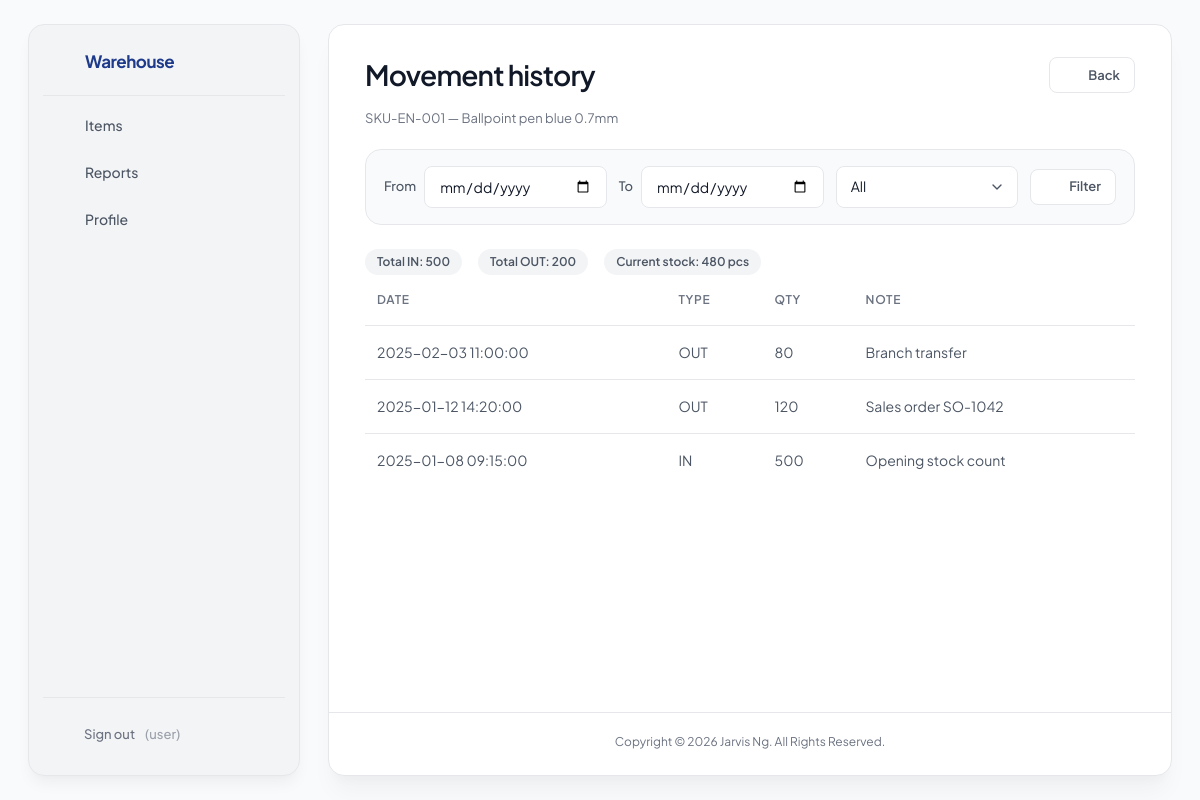
Screenshot of /public/index.php?page=movements&action=list&item_id=4 (signed in) with the database file from the repository.
### tables this page shows
CREATE TABLE `items` (
  `id` int NOT NULL AUTO_INCREMENT,
  `item_code` varchar(50) NOT NULL,
  `item_name` varchar(100) NOT NULL,
  `category` varchar(100) DEFAULT NULL,
  `location` varchar(100) DEFAULT NULL,
  `quantity` int NOT NULL DEFAULT '0',
  `unit` varchar(20) NOT NULL,
  `reorder_level` int NOT NULL DEFAULT '10',
  PRIMARY KEY (`id`),
  UNIQUE KEY `item_code` (`item_code`),
  KEY `idx_items_name` (`item_name`),
  KEY `idx_items_category` (`category`)
);

CREATE TABLE `stock_movements` (
  `id` int NOT NULL AUTO_INCREMENT,
  `item_id` int NOT NULL,
  `movement_type` enum('IN','OUT') NOT NULL,
  `quantity` int NOT NULL,
  `date` datetime NOT NULL DEFAULT CURRENT_TIMESTAMP,
  `reference_note` varchar(255) DEFAULT NULL,
  PRIMARY KEY (`id`),
  KEY `idx_mov_item` (`item_id`),
  KEY `idx_mov_type` (`movement_type`),
  KEY `idx_mov_date` (`date`),
  CONSTRAINT `fk_mov_item` FOREIGN KEY (`item_id`) REFERENCES `items` (`id`) ON DELETE CASCADE
);

### config.php (called while the page is built)
<?php
return [
    'db' => [
        'host' => 'localhost',
        'name' => 'warehouse_db',
        'user' => 'root',
        'pass' => '',
        'charset' => 'utf8mb4',
    ],
    'base_url' => '/warehouse/public',
];

### db/connection.php (called while the page is built, shortened)
<?php
require_once __DIR__ . '/../lib/utils.php';
function get_db(): PDO {
    static $pdo = null;
    $config = require dirname(__DIR__) . '/config.php';
    $db = $config['db'];
    $dsn = "mysql:host={$db['host']};dbname={$db['name']};charset={$db['charset']}";
    $options = [
        PDO::ATTR_ERRMODE => PDO::ERRMODE_EXCEPTION,
        PDO::ATTR_DEFAULT_FETCH_MODE => PDO::FETCH_ASSOC,
        PDO::ATTR_EMULATE_PREPARES => false,
    ];
    try {
        $pdo = new PDO($dsn, $db['user'], $db['pass'], $options);
    } catch (PDOException $e) {
        if ($e->getCode() == 1049) {
            if (php_sapi_name() !== 'cli') {
                http_response_code(500);
                header('Content-Type: text/html; charset=utf-8');
                die("
                <!DOCTYPE html>
                <html lang='en'>
                <head>
                    <meta charset='UTF-8'>
                    <title>Database not initialized</title>
                    <style>
                        body { font-family: Arial, sans-serif; max-width: 600px; margin: 50px auto; padding: 20px; }
                        .error { background: #fee; border: 2px solid #f00; padding: 20px; border-radius: 5px; }
                        .site-footer { margin-top: 24px; text-align: center; color: #6b7280; font-size: 13px; }
                    </style>
                </head>
                <body>
                    <div class='error'>
                        <h2>Database not initialized</h2>
                        <p>Database <strong>{$db['name']}</strong> does not exist.</p>
                        <p>Create the database in phpMyAdmin, then import <strong>db/rebuild_full_en.sql</strong> to set up tables and demo data.</p>
                    </div>
                    " . copyright_footer_html() . "
                </body>
                </html>
                ");
            } else {
                die("Error: database {$db['name']} does not exist. Import db/rebuild_full_en.sql via phpMyAdmin.\n");
            }
        }
        throw $e;
    }
    return $pdo;
}

### lib/utils.php (called while the page is built, shortened)
<?php
require_once __DIR__ . '/icons.php';
function app_config(): array {
    static $config = null;
    if ($config === null) {
        $config = require dirname(__DIR__) . '/config.php';
    }
    return $config;
}
function base_url(string $path = ''): string {
    $cfg = app_config();
    $base = rtrim($cfg['base_url'] ?? '', '/');
    $path = '/' . ltrim($path, '/');
    return $base . $path;
}
function e(?string $str): string {
    return htmlspecialchars((string)$str, ENT_QUOTES | ENT_SUBSTITUTE, 'UTF-8');
}

### routes/movements.php (the view, shortened to what this page needs)
<?php
require_once dirname(__DIR__) . '/db/connection.php';
require_once dirname(__DIR__) . '/lib/utils.php';
$pdo = get_db();
$itemId = (int)($_GET['item_id'] ?? 0);
$stmtItem = $pdo->prepare('SELECT * FROM items WHERE id = ?');
$stmtItem->execute([$itemId]);
$item = $stmtItem->fetch();
    ?>
    <?php
$from = $_GET['from'] ?? '';
$to = $_GET['to'] ?? '';
$where = ['item_id = ?'];
$params = [$itemId];
$sql = 'SELECT * FROM stock_movements WHERE ' . implode(' AND ', $where) . ' ORDER BY date DESC, id DESC LIMIT 500';
$stmt = $pdo->prepare($sql);
$stmt->execute($params);
$movs = $stmt->fetchAll();
$totalIn = 0; $totalOut = 0;
foreach ($movs as $m) {
    if ($m['movement_type'] === 'IN') $totalIn += (int)$m['quantity'];
    if ($m['movement_type'] === 'OUT') $totalOut += (int)$m['quantity'];
}
?>
<div class="row row-toolbar">
    <h2>Movement history</h2>
    <div class="actions">
        <a class="btn secondary sm" href="<?= e(base_url('/index.php?page=items')) ?>"><?= icon('arrow-left') ?> Back</a>
    </div>
</div>
<p class="muted page-intro"><?= e($item['item_code']) ?> — <?= e($item['item_name']) ?></p>
<form class="search-bar filter-bar" method="get" action="<?= e(base_url('/index.php')) ?>">
    <label>From <input type="date" name="from" value="<?= e($from) ?>"></label>
    <label>To <input type="date" name="to" value="<?= e($to) ?>"></label>
    <select name="type">
        <option value="">All</option>
    </select>
    <button type="submit" class="btn sm secondary"><?= icon('filter') ?> Filter</button>
</form>
<div class="row">
    <div class="badge">Total IN: <?= e((string)$totalIn) ?></div>
    <div class="badge">Total OUT: <?= e((string)$totalOut) ?></div>
    <div class="badge">Current stock: <?= e((string)$item['quantity']) ?> <?= e($item['unit']) ?></div>
</div>
<?php if (!$movs): ?>
    <?= empty_state_html('No movements found', 'Adjust stock or change the date filters to see records.', 'history') ?>
<?php else: ?>
<table class="data-table">
    <thead><tr><th>Date</th><th>Type</th><th>Qty</th><th>Note</th></tr></thead>
    <tbody>
    <?php foreach ($movs as $m): ?>
        <tr>
            <td><?= e($m['date']) ?></td>
            <td><?= e($m['movement_type']) ?></td>
            <td><?= e((string)$m['quantity']) ?></td>
            <td><?= e($m['reference_note']) ?></td>
        </tr>
    <?php endforeach; ?>
    </tbody>
</table>
<?php endif; ?>

### rows the page displays
items: item_code "SKU-EN-001", item_name "Ballpoint pen blue 0.7mm", quantity "480", unit "pcs"
stock_movements: date "2025-02-03 11:00:00", movement_type "OUT", quantity "80", reference_note "Branch transfer"
stock_movements: date "2025-01-12 14:20:00", movement_type "OUT", quantity "120", reference_note "Sales order SO-1042"
stock_movements: date "2025-01-08 09:15:00", movement_type "IN", quantity "500", reference_note "Opening stock count"

### other values shown
$user['username'] "user"
$totalIn "500"
$totalOut "200"
copyright_notice() "Copyright © 2026 Jarvis Ng. All Rights Reserved."
